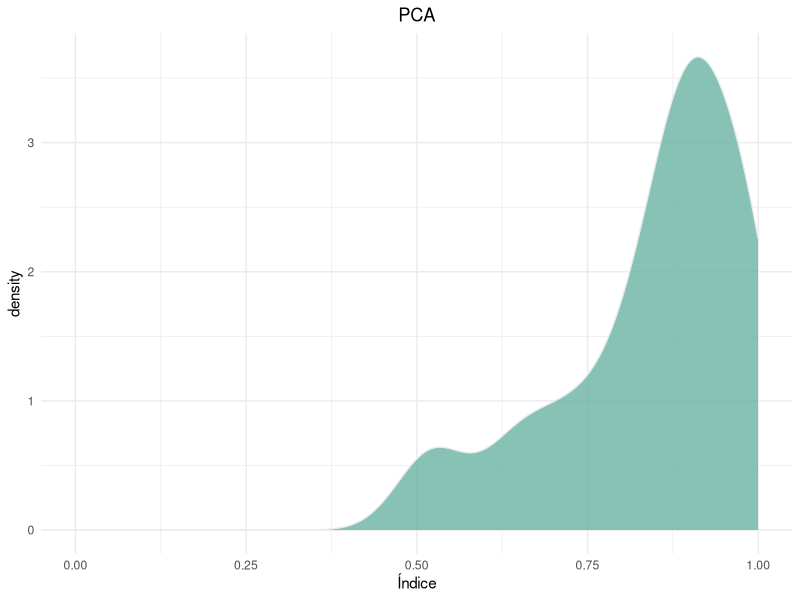
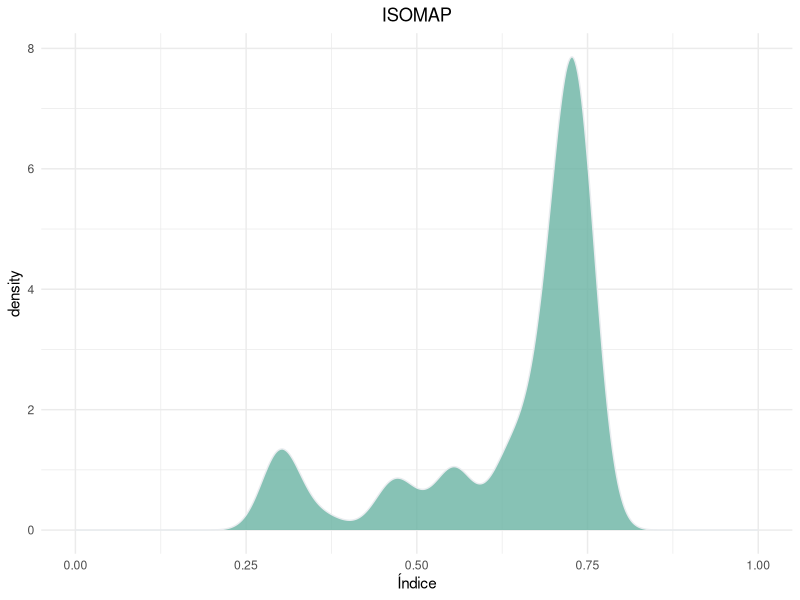
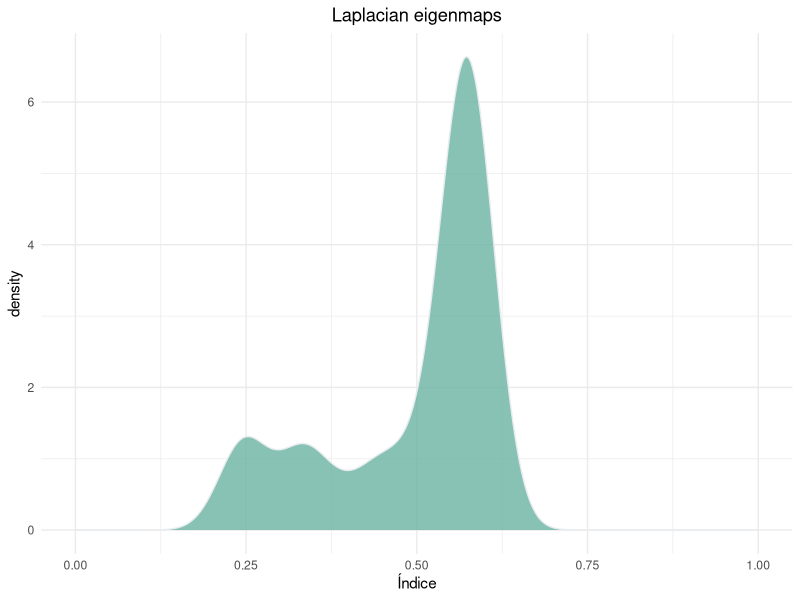
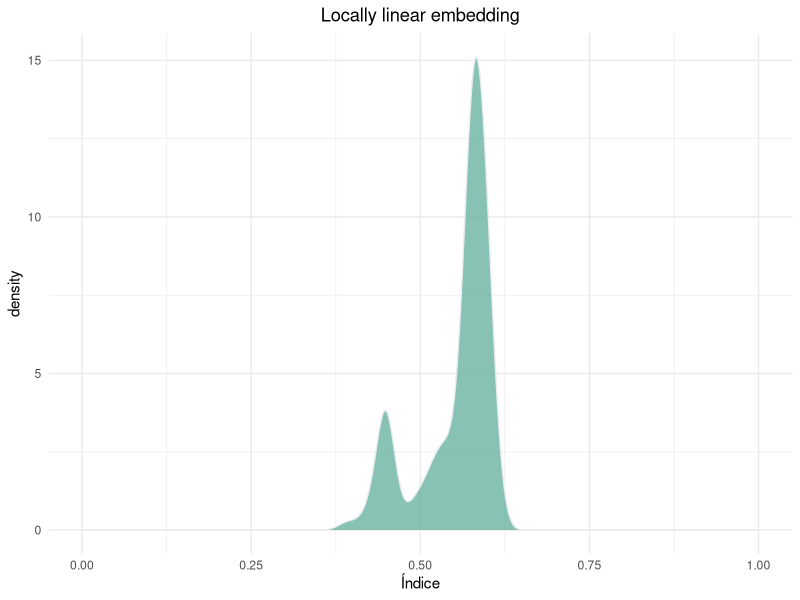
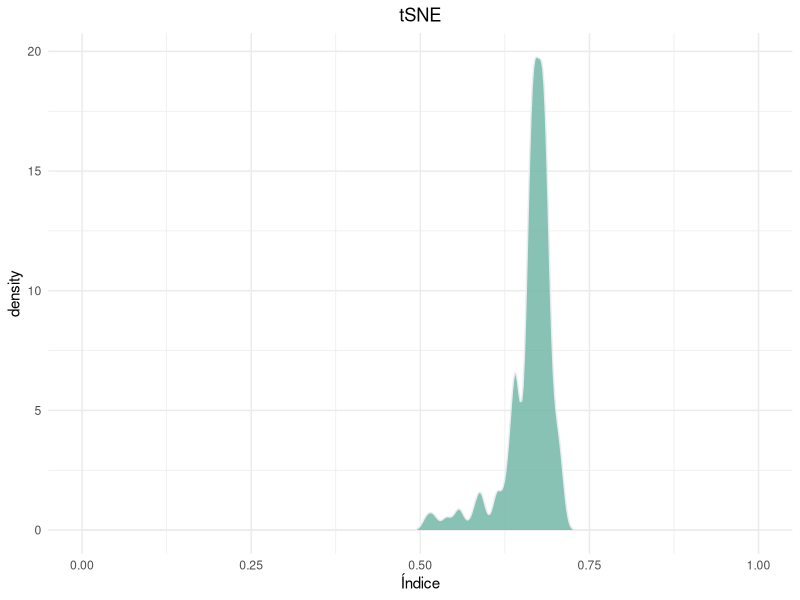
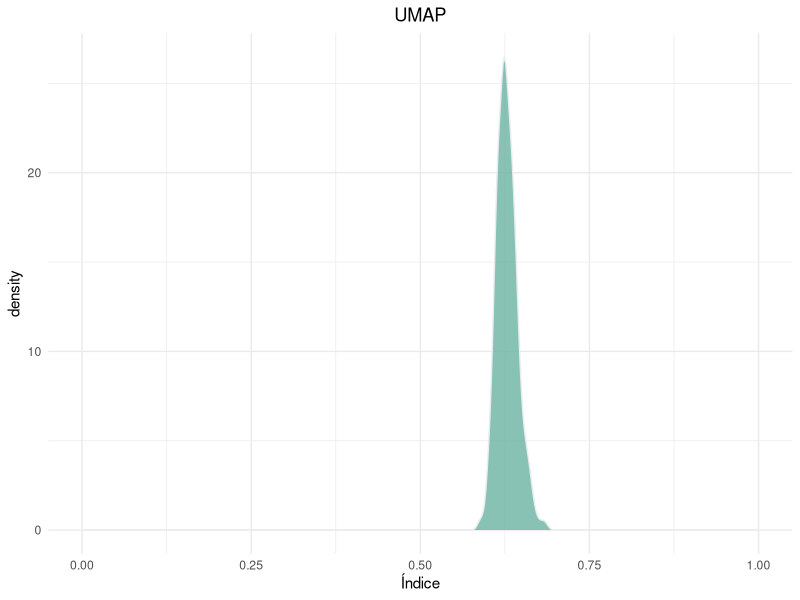
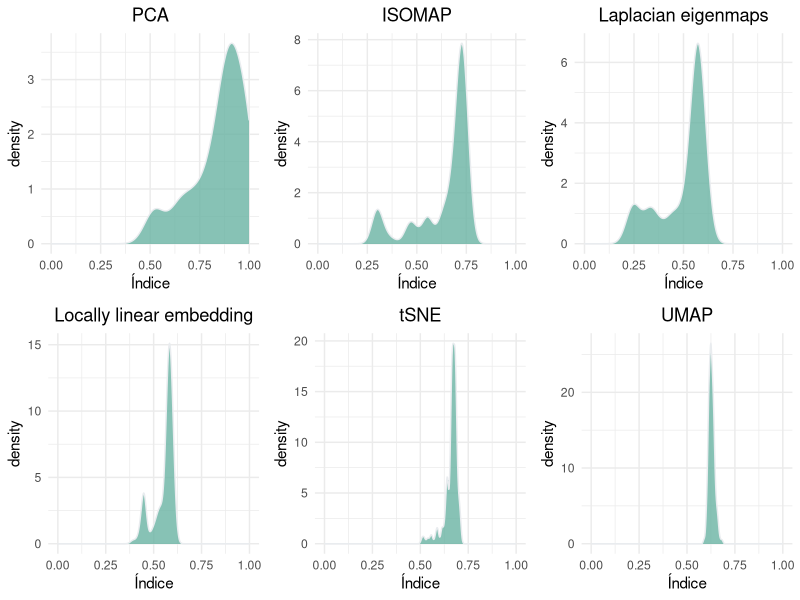

R code for these plots, in order:
library(ggplot2)
library(gridExtra)
setwd("/home/andbrav/Escritorio/TFG-INT/plots")
PCA <- read.table("PCA.csv", header = TRUE, sep= ",")
ISO <- read.table("ISOMAP.csv", header = TRUE, sep= ",")
LE <- read.table("LAPLACIAN-EIGENMAPS.csv", header = TRUE, sep= ",")
LLE <- read.table("LLE.csv", header = TRUE, sep= ",")
tSNE <- read.table("TSNE.csv", header = TRUE, sep= ",")
UMAP <- read.table("UMAP.csv", header = TRUE, sep= ",")


pcaplot <- ggplot(PCA, aes(x=aggregate)) + 
  xlim(0,1) + 
  geom_density(fill="#69b3a2", color="#e9ecef", alpha=0.8) + 
  ggtitle(paste0("PCA")) +
  xlab("Índice") +
  theme_minimal() +
  theme(plot.title = element_text(hjust = 0.5))
pcaplot

isoplot <- ggplot(ISO, aes(x=aggregate)) + 
  xlim(0,1) + 
  geom_density(fill="#69b3a2", color="#e9ecef", alpha=0.8) + 
  ggtitle(paste0("ISOMAP")) +
  xlab("Índice") +
  theme_minimal() +
  theme(plot.title = element_text(hjust = 0.5))
isoplot

leplot <- ggplot(LE, aes(x=aggregate)) + 
  xlim(0,1) + 
  geom_density(fill="#69b3a2", color="#e9ecef", alpha=0.8) + 
  ggtitle(paste0("Laplacian eigenmaps")) +
  xlab("Índice") +
  theme_minimal() +
  theme(plot.title = element_text(hjust = 0.5))
leplot

lleplot <- ggplot(LLE, aes(x=aggregate)) + 
  xlim(0,1) + 
  geom_density(fill="#69b3a2", color="#e9ecef", alpha=0.8) + 
  ggtitle(paste0("Locally linear embedding")) +
  xlab("Índice") +
  theme_minimal() +
  theme(plot.title = element_text(hjust = 0.5))
lleplot

tsneplot <- ggplot(tSNE, aes(x=aggregate)) + 
  xlim(0,1) + 
  geom_density(fill="#69b3a2", color="#e9ecef", alpha=0.8) + 
  ggtitle(paste0("tSNE")) +
  xlab("Índice") +
  theme_minimal() +
  theme(plot.title = element_text(hjust = 0.5))
tsneplot

umapplot <- ggplot(UMAP, aes(x=aggregate)) + 
  xlim(0,1) + 
  geom_density(fill="#69b3a2", color="#e9ecef", alpha=0.8) + 
  ggtitle(paste0("UMAP")) +
  xlab("Índice") +
  theme_minimal() +
  theme(plot.title = element_text(hjust = 0.5))
umapplot


grid.arrange(pcaplot, isoplot, leplot, lleplot, tsneplot, umapplot, nrow = 2)